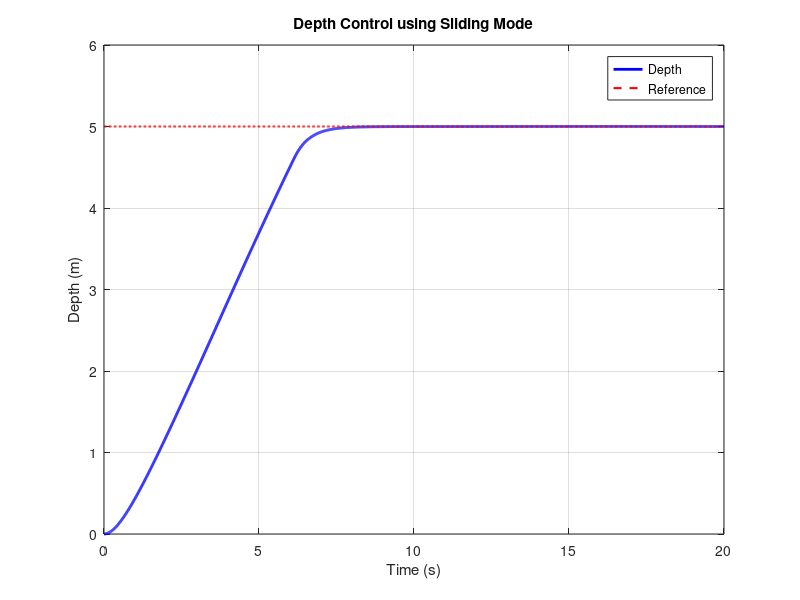

MATLAB code for this plot:
% smc_depth_control.m
clc; clear; close all

% Parameters
a = -0.8; 
b = 0.5;
lambda = 2;
k = 1.5;

% Simulation settings
dt = 0.01;
T = 20;
time = 0:dt:T;

% Initial conditions
z = zeros(size(time));      % Depth
z_dot = zeros(size(time));  % Depth rate
u = zeros(size(time));      % Control input
s = zeros(size(time));      % Sliding surface
z_ref = 5 * ones(size(time));  % Desired depth

% Disturbance
disturbance = 0.2 * sin(0.5 * time);

% Simulation loop
for i = 1:length(time)-1
    s(i) = lambda * (z(i) - z_ref(i)) + z_dot(i);
    u(i) = -(1/b)*(a*z_dot(i) + lambda*z_dot(i) + k * sign(s(i)));
    
    % System dynamics
    z_ddot = a*z_dot(i) + b*u(i) + disturbance(i);
    z_dot(i+1) = z_dot(i) + dt*z_ddot;
    z(i+1) = z(i) + dt*z_dot(i);
end

% Plotting
figure
plot(time, z, 'b', 'LineWidth', 2); hold on
plot(time, z_ref, 'r--', 'LineWidth', 1.5)
xlabel('Time (s)')
ylabel('Depth (m)')
title('Depth Control using Sliding Mode')
legend('Depth', 'Reference')
grid on